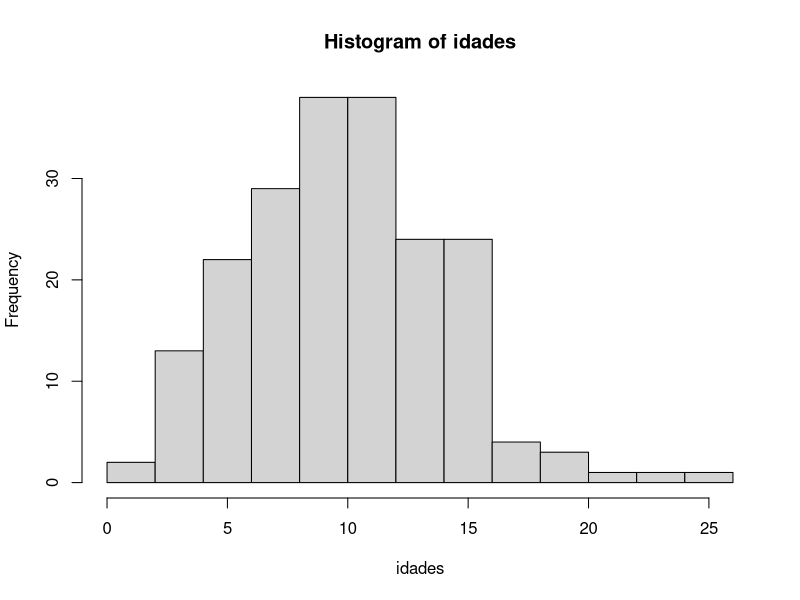
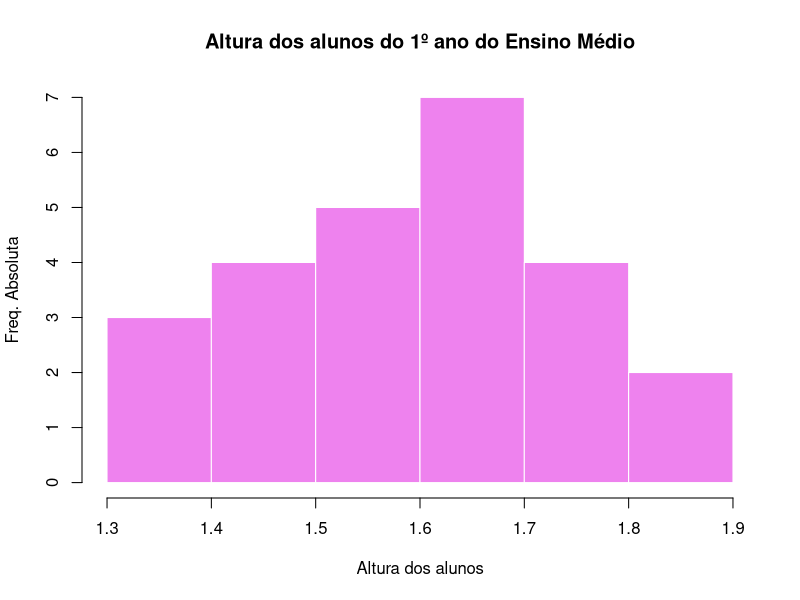
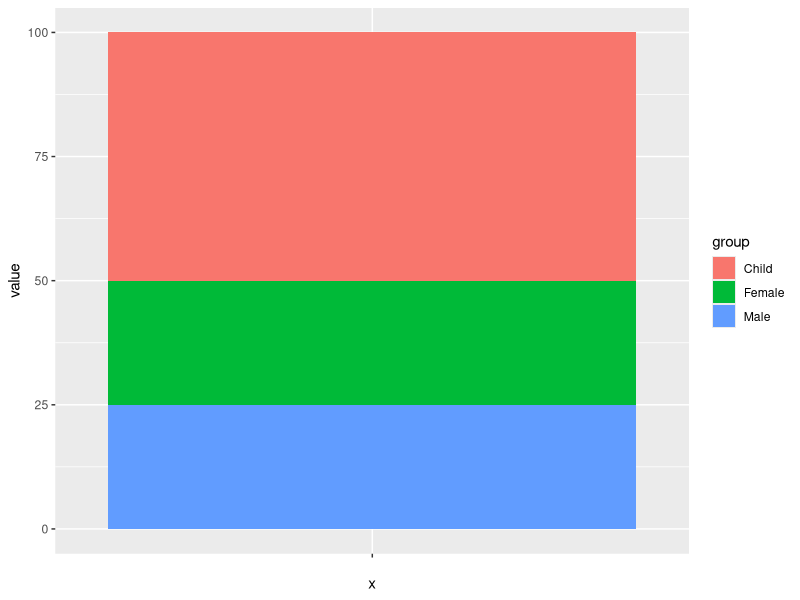
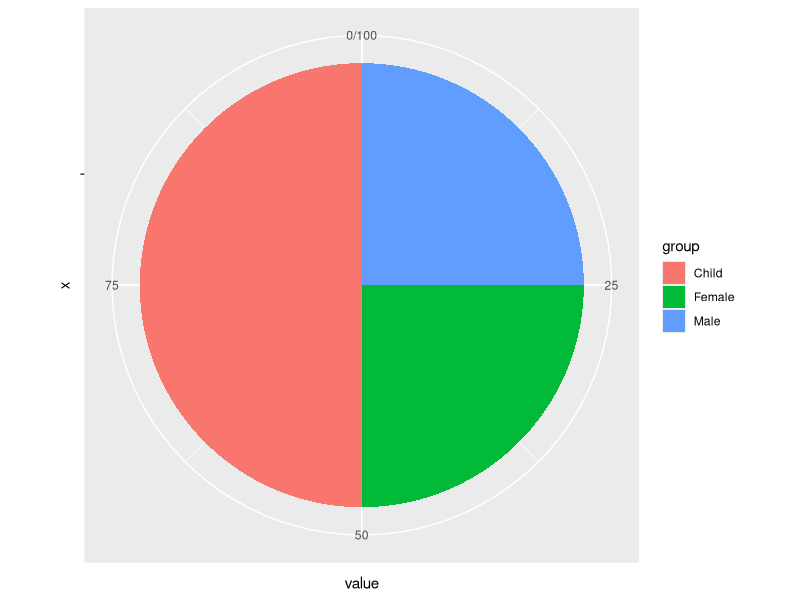
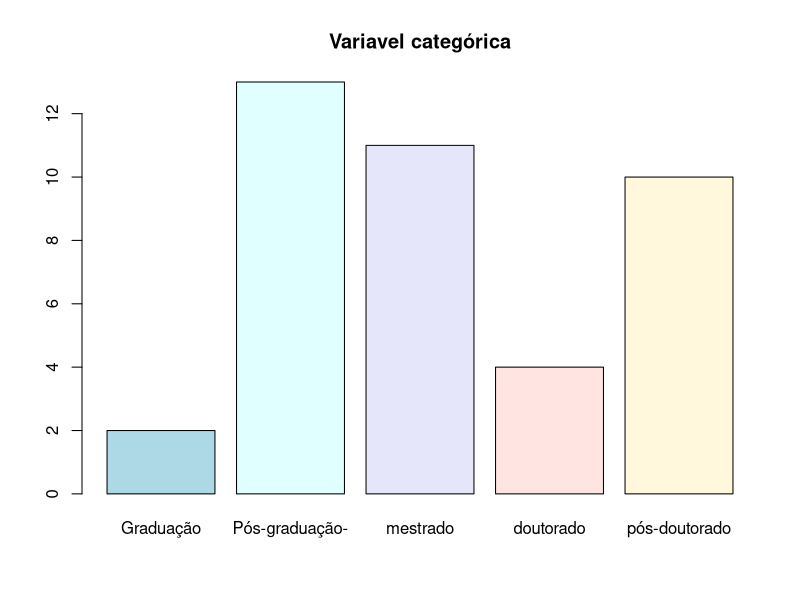

These figures' R source, in order:
# 
# 
# #As variáveis podem ter valores numéricos ou não numéricos, e podem ser classificadas da seguinte forma:
# 
# Variáveis Quantitativas
# As variáveis quantitativas são características que podem ser descritas por números, sendo estas classificadas entre contínuas e discretas.
# 
# – Variáveis discretas: a variável é avaliada em números que são resultados de contagens e, por isso, somente fazem sentido números inteiros. Exemplos: número de filhos, número de bactérias por litro de leite, número de cigarros fumados por dia.
# 
# – Variáveis contínuas: a variável é avaliada em números que são resultados de medições e, por isso, podem assumir valores com casas decimais e devem ser medidas por meio de algum instrumento. Exemplos: massa (balança), altura (régua), tempo (relógio), pressão arterial, idade.
# 
# Variáveis Qualitativas
# As variáveis qualitativas (ou categóricas) são as características que não possuem valores quantitativos, mas, ao contrário, são definidas por categorias, ou seja, representam uma classificação dos indivíduos. E podem ser nominais ou ordinais.
# 
# – Variáveis nominais: não existe ordenação dentre as categorias. Exemplos: sexo, cor dos olhos, fumante/não fumante, doente/sadio.
# 
# – Variáveis ordinais: existe uma ordenação entre as categorias. Exemplos: escolaridade (1º, 2º, 3º graus), estágio da doença (inicial, intermediário, terminal), mês de observação (janeiro, fevereiro,…, dezembro).
# 
# Entretanto, as distinções são menos rígidas do que a descrição acima insinua. Uma variável originalmente quantitativa pode ser coletada de forma qualitativa.
# 
# Por exemplo, a variável idade, medida em anos completos, é quantitativa (contínua); mas, se for informada apenas a faixa etária (0 a 5 anos, 6 a 10 anos, etc…), é qualitativa (ordinal). Outro exemplo é o peso dos lutadores de boxe, uma variável quantitativa (contínua) se trabalharmos com o valor obtido na balança, mas qualitativa (ordinal) se o classificarmos nas categorias do boxe (peso-pena, peso-leve, peso-pesado, etc.).

#$variavel discreta numero inteiro
set.seed(14)                # Ajustar semente aleatória
idades <- rchisq(200, 10)    # Gerar 200 observações
hist(idades) 

#retirado de http://www.leg.ufpr.br/~walmes/ensino/dsbd/7-vis-graphics.html#6_gr%C3%A1fico_para_duas_vari%C3%A1veis_cont%C3%ADnuas
 


#quantitativa continua
altura = c(1.3, 1.33, 1.4, 1.42, 1.45, 1.5, 1.5, 1.52, 1.55, 1.56, 1.58, 1.6, 1.62, 1.64, 1.65, 1.67, 1.68, 1.68, 1.7, 1.72, 1.72, 1.74, 1.8, 1.83, 1.85)
altura
hist(altura,  
     main = "Altura dos alunos do 1º ano do Ensino Médio", 
     xlab = "Altura dos alunos", ylab = "Freq. Absoluta", 
     col = c("violet"), 
     border = FALSE)

 

#Qualitativa nominal         versao do R 3.6.3
 
library(ggplot2)
# Barplot
df <- data.frame(
        group = c("Male", "Female", "Child"),
        value = c(25, 25, 50)
)
head(df)
bp<- ggplot(df, aes(x="", y=value, fill=group))+
        geom_bar(width = 1, stat = "identity")
bp

pie <- bp + coord_polar("y", start=0)
pie





  grades<-c("Graduação","Pós-graduação-","mestrado","doutorado","pós-doutorado")
 Marks<-sample(grades,40,replace=T,prob=c(.2,.3,.25,.15,.1))
 Marks
barplot(table(Marks),names.arg=grades,col = c("lightblue", 
                                                      "lightcyan", "lavender", "mistyrose",  "cornsilk"),
                main="Variavel categórica")
